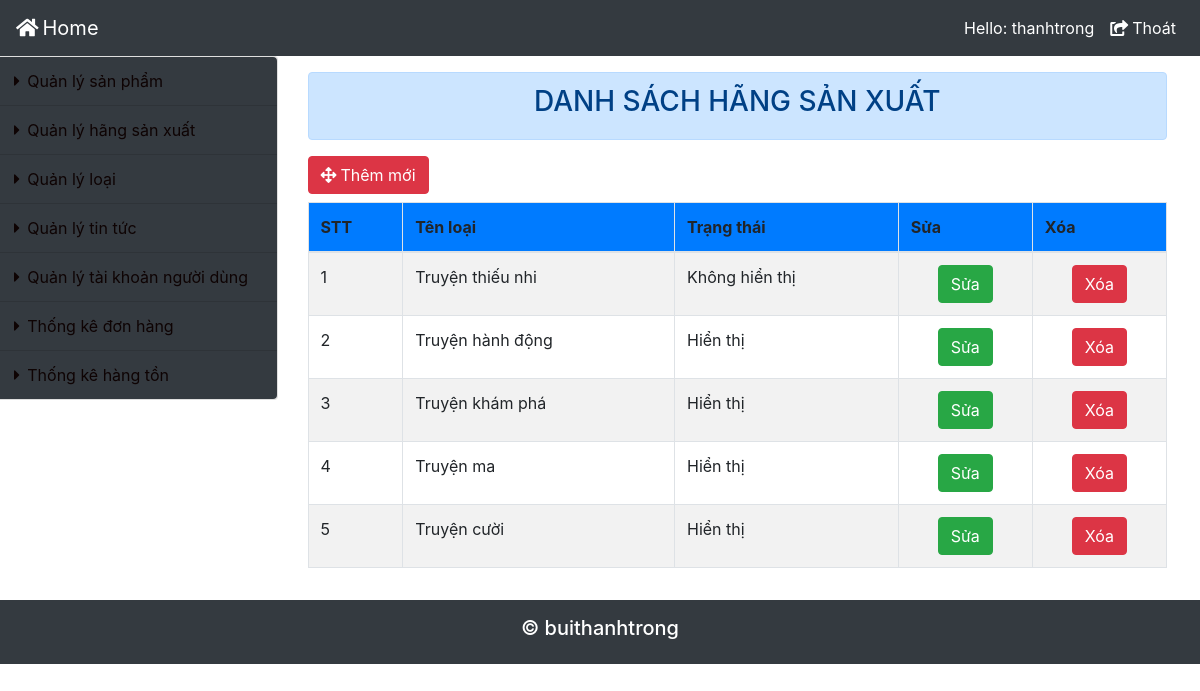
Page /Admin/index_admin.php?nc=dmloai (signed in) on the committed database.
### tables this page shows
CREATE TABLE `tbl_dmloai` (
  `IDLoai` int(11) NOT NULL,
  `TenLoai` varchar(100) NOT NULL,
  `TrangThai` int(11) NOT NULL
);

### Admin/dsdmloai.php (the view, shortened to what this page needs)
<div class="alert alert-primary mt-3 text-center" role="alert">
    <h3>DANH SÁCH HÃNG SẢN XUẤT</h3>
</div>
<div>
    <a href="index_admin.php?nc=themloaisp">
        <button class="btn btn-danger mr-4 mb-2"><i class='fas fa-arrows-alt mr-1'></i>Thêm mới</button>
    </a>
</div>
<div class="table-responsive">
    <table class="table table-striped table-bordered" cellspacing="0">
        <thead>
            <tr class="bg-primary">
                <th>STT</th>
                <th>Tên loại</th>
                <th>Trạng thái</th>
                <th>Sửa</th>
                <th>Xóa</th>
            </tr>
        </thead>
        <tbody>
            <?php
            $con = mysqli_connect('localhost', 'root', '', 'sqlserver');
            mysqli_set_charset($con, 'utf8');
            $sql_table_hsx = "SELECT * FROM tbl_dmloai order by IDLoai ASC";
            $kq = mysqli_query($con, $sql_table_hsx);
            $i = 1;
            while ($row = mysqli_fetch_assoc($kq)) {
                ?>
                <tr>
                    <td><?php echo $i; ?></td>
                    <td><?php echo $row['TenLoai']; ?></td>
                    <td><?php if ($row['TrangThai'] == 1) {
                                echo "Hiển thị";
                            } else {
                                echo "Không hiển thị";
                            }; ?></td>
                    <td style="vertical-align: middle; text-align: center;">
                        <a href="index_admin.php?nc=sualoaispx&id=<?php echo $row['IDLoai']; ?>">
                            <button class="btn btn-success">Sửa</button>
                        </a>
                    </td>
                    <td style="vertical-align: middle; text-align: center;">
                        <a onclick="return confirm('Bạn có chắc là muốn xóa hãng sản xuất này không?');" href="index_admin.php?nc=dmloai&action=deleteloaisp&id=<?php echo $row['IDLoai'];?>">
                            <button class="btn btn-danger">Xóa</button>
                        </a>
                    </td>
                </tr>
            <?php
                $i++;
            }
            ?>
        </tbody>
    </table>
</div>

### rows in the picture
tbl_dmloai: TenLoai "Truyện thiếu nhi", TrangThai "Không hiển thị"
tbl_dmloai: TenLoai "Truyện hành động", TrangThai "Hiển thị"
tbl_dmloai: TenLoai "Truyện khám phá", TrangThai "Hiển thị"
tbl_dmloai: TenLoai "Truyện ma", TrangThai "Hiển thị"
tbl_dmloai: TenLoai "Truyện cười", TrangThai "Hiển thị"

### other values in the picture
$_SESSION['tendnadmin'] "thanhtrong"
